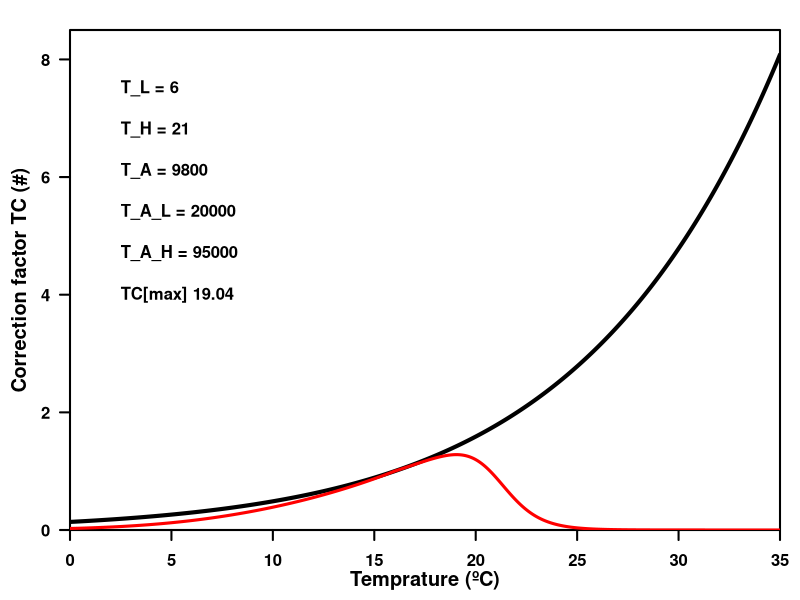

Recreate this plot in R. (Note: this script raises an error after producing the figure.)
#=============================================================================#
# Temperature correction factor for E. ringens to be used in Ichthyop-DEB
# from tempcorr.m from DEBTool
#
# Comparison with temperature function of Xu et al. 2013. was not possible
# as we did not find the equation
# it must be in Fish Bioenergetics 4.0. 
# https://www.tandfonline.com/doi/pdf/10.1080/03632415.2017.1377558
# http://fishbioenergetics.org/
  # but not easy to find
#
# 21/12/2021 Jorge Flores ; Laure Pecquerie
#=============================================================================#
dirpath  <- 'C:/Users/jflores/Documents/JORGE/TESIS/TESIS_PHD/DEB/TCorr/'
out_name <- 'simu8'

T_K    <- 273.15;     # Kelvin
T_ref  <- 16 + T_K;   # Kelvin
# T_hot  <- 25 # Tempertura letal
# T_cold <- 3 # Temepratura letal

# Temperature range
Temp   <- seq(from = 0, to = 35, by = 0.01) + T_K; # Kelvin

# Parameters
T_L  <- 6 + T_K     # K Lower temp boundary
T_H  <- 21 + T_K    # K Upper temp boundary
T_A  <- 9800        # K Arrhenius temperature
T_AL <- 20000       # K Arrh. temp for lower boundary
T_AH <- 190000/2    # K Arrh. temp for upper boundary

s_A = exp(T_A/T_ref - T_A/Temp)  # Arrhenius factor

# 1-parameter correction factor
TC_1 = s_A

# # para agregar temperaturas letales
# TC_1[Temp <= T_cold + T_K] <- NA
# TC_1[Temp >= T_hot + T_K] <- NA

# cold_ind <- which(Temp == T_cold + T_K)
# hot_ind  <- which(Temp == T_hot + T_K)

# 5-parameter correction factor
if(T_L > T_ref || T_H < T_ref){
  warning('Warning : invalid parameter combination, T_L > T_ref and/or T_H < T_ref\n')
}

s_L_ratio <- (1 + exp(T_AL/T_ref - T_AL/T_L)) / (1 + exp(T_AL/Temp - T_AL/T_L))
s_H_ratio <- (1 + exp(T_AH/T_H - T_AH/T_ref)) / (1 + exp(T_AH/T_H - T_AH/Temp))
TC_5      <- s_A * ((Temp <= T_ref) * s_L_ratio + (Temp > T_ref) * s_H_ratio)

# Parameter names for the plot
par1 <- paste0('T_L = ', (T_L - T_K))
par2 <- paste0('T_H = ', (T_H - T_K))
par3 <- paste0('T_A = ', T_A)
par4 <- paste0('T_A_L = ', round(T_AL))
par5 <- paste0('T_A_H = ', round(T_AH))
par6 <- paste('TC[max]', Temp[which.max(TC_5)]-T_K)

# figures
png(filename = paste0(dirpath, out_name, '.png'), width = 850, height = 850, res = 120)
par(mar = c(3.5,3.5,1.5,1))
plot(Temp - T_K, TC_1, type = 'n', axes = F, xlab = '', ylab = '', xaxs = 'i', yaxs = 'i', xlim = c(0,35), ylim = c(0,8.5))
axis(1, font = 2, lwd.ticks = 2)
axis(2, font = 2, lwd.ticks = 2, las = 2)
box(lwd = 2)

lines(Temp - T_K, TC_1, lwd = 4)
lines(Temp - T_K, TC_5, lwd = 3, col = 'red')
# segments(x0 = Temp[cold_ind]-T_K, y0 = 0, x1 = Temp[cold_ind]-T_K, y1 = TC_1[cold_ind+1], lwd = 2)
# segments(x0 = Temp[hot_ind]-T_K,  y0 = 0, x1 = Temp[hot_ind]-T_K,  y1 = TC_1[hot_ind-1],  lwd = 2)

mtext(side = 1, line = 2, font = 2, cex = 1.2, text = 'Temprature (ºC)')
mtext(side = 2, line = 2, font = 2, cex = 1.2, text = 'Correction factor TC (#)')
# hot_temp <- TC_1[which(Temp == T_hot + T_K)]
# segments(x0 = T_hot, y0 = 0, x1 = T_hot, y1 = hot_temp, col = 'red', lty = 1, lwd = 2)

# cold_temp <- TC_1[which(Temp == T_cold + T_K)]
# segments(x0 = T_cold, y0 = 0, x1 = T_cold, y1 = cold_temp, col = 'red', lty = 1, lwd = 2)

text(2.5, 7.5, par1, adj = 0, font = 2)
text(2.5, 6.8, par2, adj = 0, font = 2)
text(2.5, 6.1, par3, adj = 0, font = 2)
text(2.5, 5.4, par4, adj = 0, font = 2)
text(2.5, 4.7, par5, adj = 0, font = 2)
text(2.5, 4.0, par6, adj = 0, font = 2)
dev.off()

curva <- list(par1, par2, par3, par4, par5, par6, Temp, TC_5)
save(x = curva, file = paste0(dirpath, out_name, '.Rdata'))
#=============================================================================#
# END OF PROGRAM
#=============================================================================#